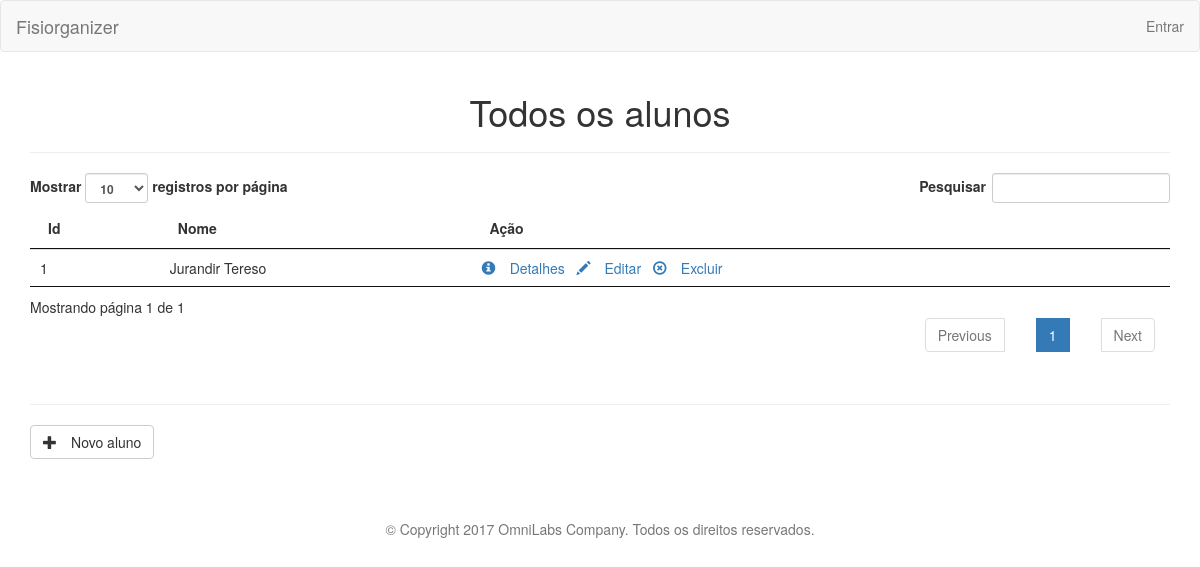
The page /customer/list on the database as committed earlier.
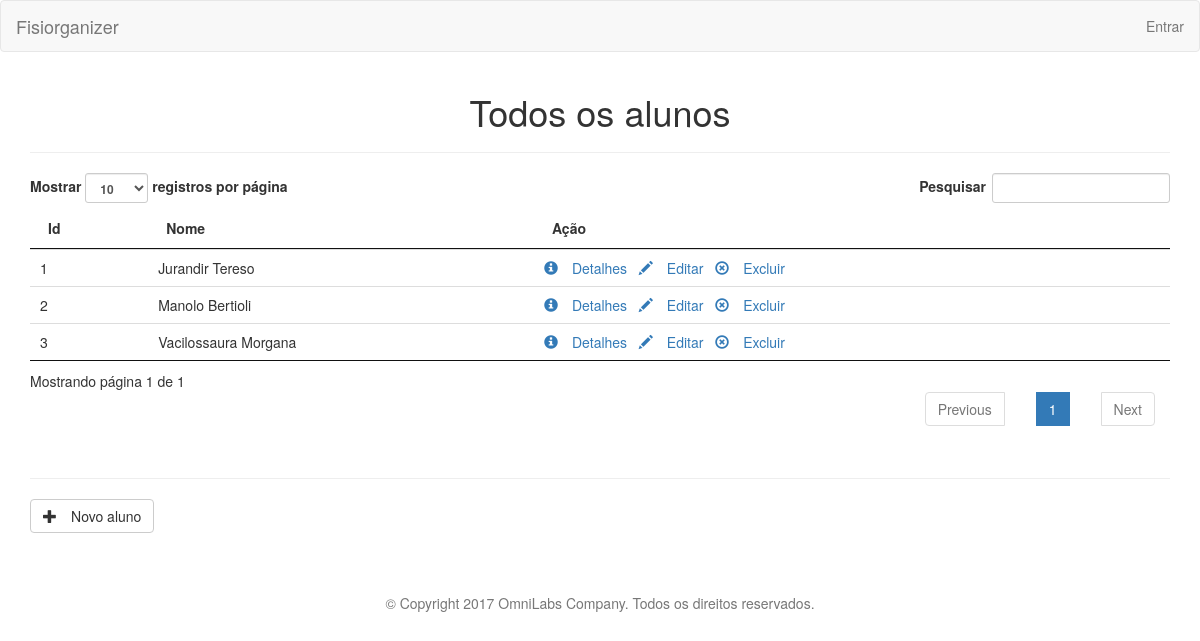
The same page on the database as committed later.
### Fisiorganizer_SITE/models.py (models this page shows, shortened)
class Customer(models.Model):
    id = models.AutoField(primary_key=True)
    name = models.CharField(max_length=100, blank=False, default='')
    address = models.CharField(max_length=150, blank=True)
    city = models.CharField(max_length=25)
    cellphone = models.PositiveIntegerField(blank=False, null=False)
    age = models.IntegerField(blank=False)
    details = models.TextField(max_length=500, blank=True)

### Fisiorganizer_SITE/controllers/customer_controller.py (the view)
def list(request):
    customers = Customer.objects.all()
    return render(request, 'customer/customer_list.html', {'customers': customers})

### Fisiorganizer_SITE/templates/customer/customer_list.html (shortened to what this page needs)
{% extends "layout.html" %}
{% load widget_tweaks %}
{% load static %}
{% block content %}
<h1 class="text-center">Todos os alunos</h1>
<hr>
    <table id="customersTable" class="table">
        <thead>
        <tr>
            <th>Id</th>
            <th>Nome</th>
            <th>Ação</th>
        </tr>
        </thead>
        <tbody>
        {% for c in customers %}
        <tr>
            <td>
                {{ c.id }}
            </td>
            <td>
                {{c.name}} {{c.surname}}
            </td>
            <td>
                <a href="{% url 'customer_details' id=c.id %}" class="" role="button">
                    <span class="glyphicon glyphicon-info-sign" aria-hidden="true">&nbsp;</span>Detalhes
                </a>
                <span>&nbsp;</span>
                <a href="{% url 'customer_edit' id=c.id %}" class="" role="button">
                    <span class="glyphicon glyphicon-pencil" aria-hidden="true">&nbsp;</span>Editar
                </a>
                <span>&nbsp;</span>
                <a class="" role="button" name="delete" data-id="{{ c.id }}">
                    <span class="glyphicon glyphicon-remove-circle" aria-hidden="true">&nbsp;</span>Excluir
                </a>
            </td>
        </tr>
        {% endfor %}
        </tbody>
    </table>
<hr>
    <a href="{% url 'customer_create' %}" id="id_add_customer" class="btn btn-default" role="button">
        <span class="glyphicon glyphicon-plus" aria-hidden="true">&nbsp;</span>Novo aluno
    </a>
{% endblock %}

Rows that differ between the two databases and show on the page:
added Customer: id "2", name "Manolo Bertioli"
added Customer: id "3", name "Vacilossaura Morgana"
